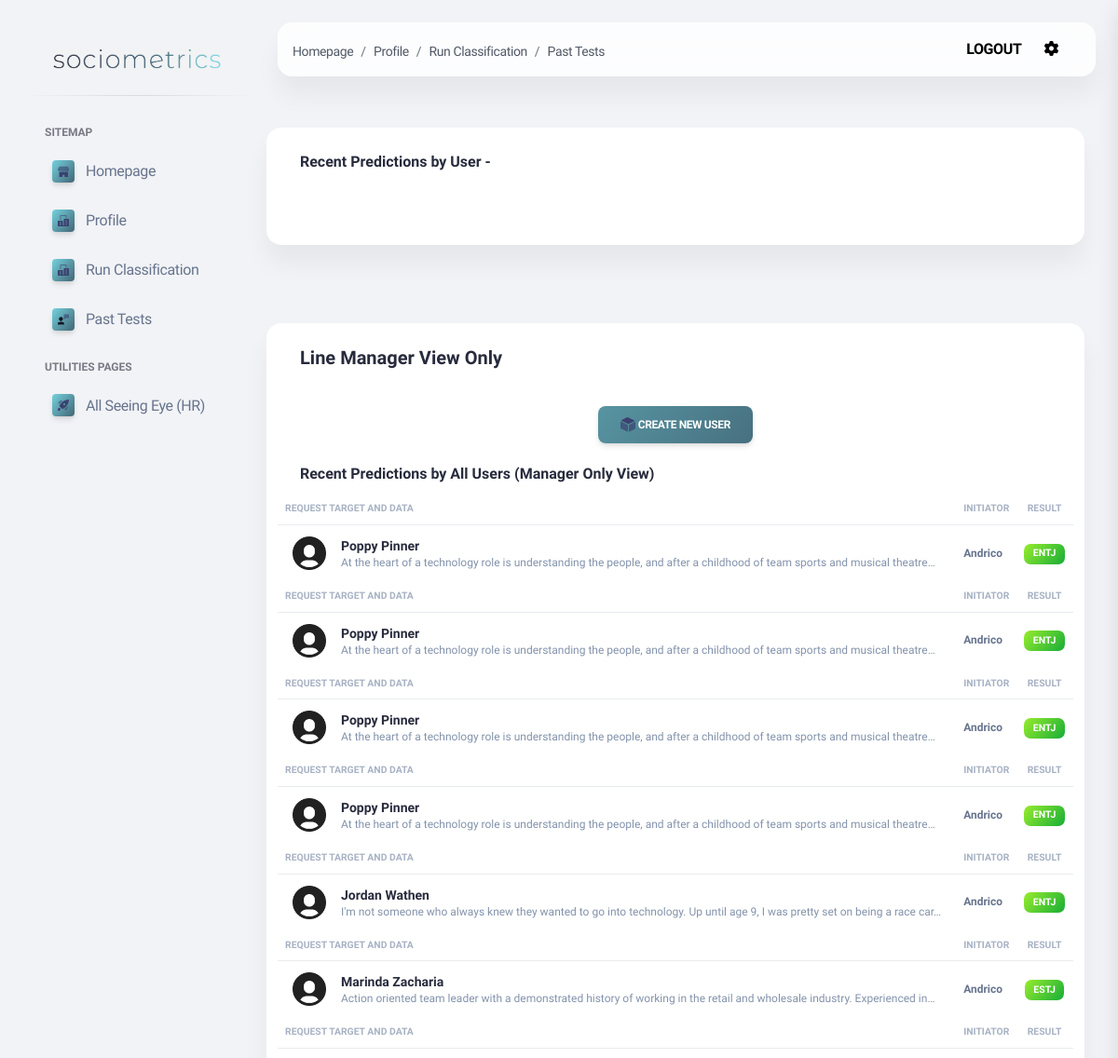
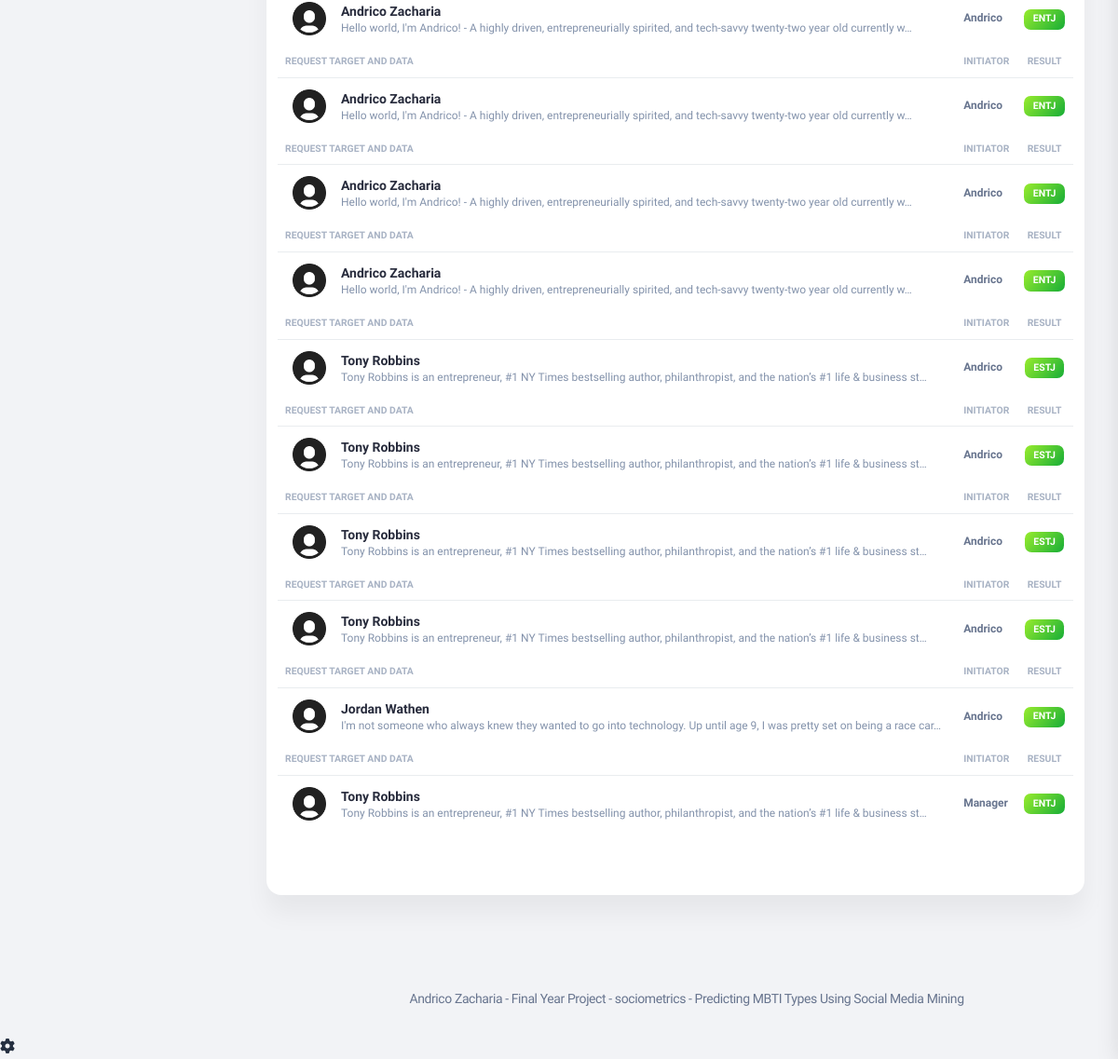
Page /history.html on the earlier database version (2 pictures, top to bottom).
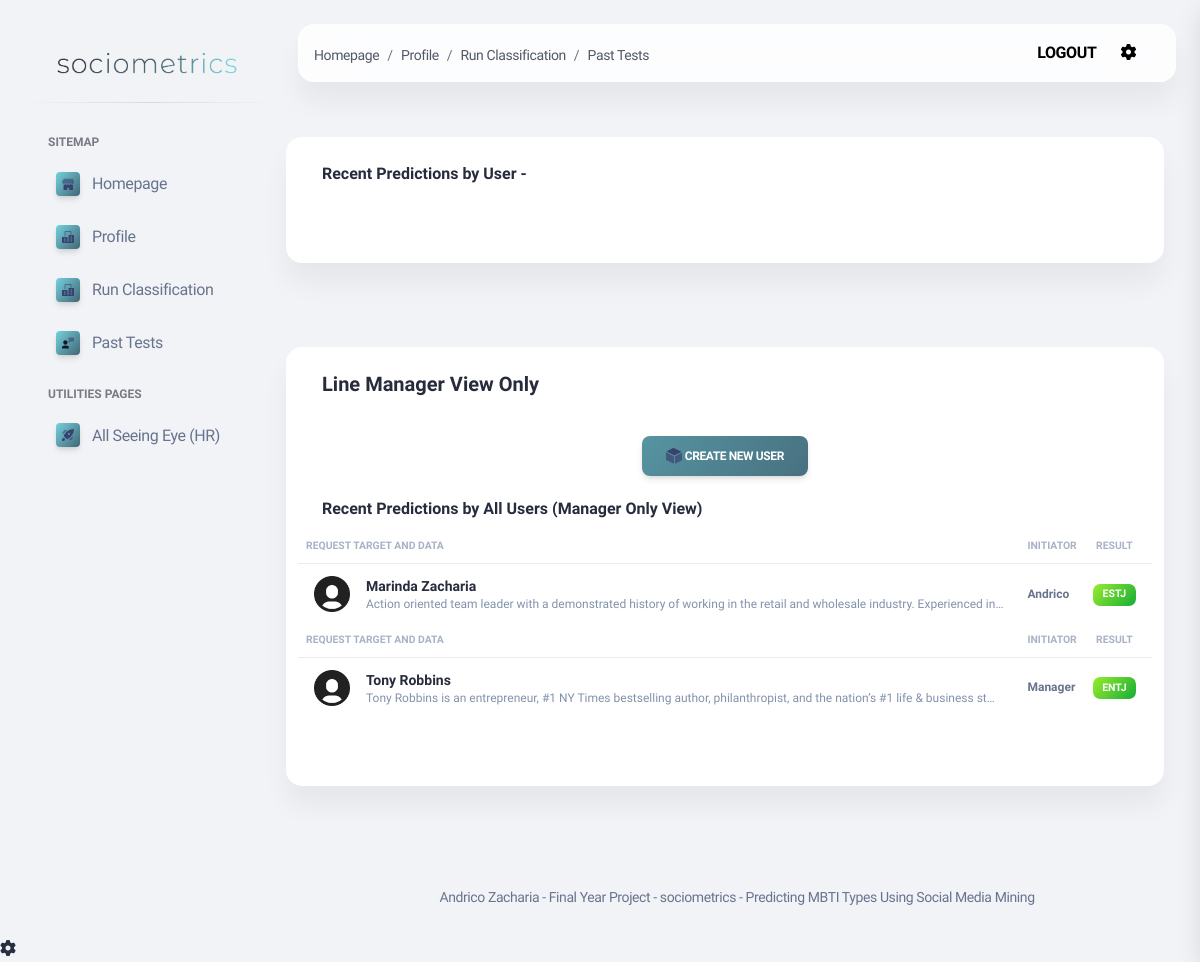
Same page on the later database version.
### apps/home/models.py (models this page shows)
class MBTITest(models.Model):
    initiator = models.ForeignKey(User, on_delete=models.CASCADE)
    target = models.TextField()
    input = models.TextField()
    date = models.DateTimeField()
    type = models.TextField(max_length=4)
    IvsE = models.TextField(max_length=1, default="")
    IvsS = models.TextField(max_length=1, default="")
    TvsF = models.TextField(max_length=1, default="")
    JvsP = models.TextField(max_length=1, default="")
    probability = models.DecimalField(decimal_places=2, max_digits=4, default=00.00)
    profile_picture_url = models.TextField(default="/static/assets/img/team-2.jpg")

### apps/home/views.py (the view)
# urls.py: path('history.html', views.mbti_detail_view),
def mbti_detail_view(request):
    allMBTITests = MBTITest.objects.all().order_by('-date')
    context = {
        "allMBTITests": allMBTITests,
    }
    return render(request, 'home/history.html', context)

### apps/templates/home/history.html (shortened to what this page needs)
{% extends 'layouts/base.html' %}
{% block content %}
  <div class="container-fluid py-4">
      <div class="row">
          <div class="row">
            <div class="card mb-4">
              <div class="card-header pb-0">
                <h6>Recent Predictions by User - {{ user.get_username }}</h6>
              </div>
              <div class="card-body px-0 pt-0 pb-2">
              </div>
            </div>
          </div>
      </div>
    <div class="row">
      <div class="row">
        <div class="card mb-4">
          <div class="card-header pb-0">
            <h5>Line Manager View Only</h5>
              <div class="col-sm-4 col-8 my-sm-auto ms-sm-auto mx-auto mt-3" style="padding-top: 25px;">
            <div class="nav-wrapper position-relative end-0">
              <ul class="nav nav-pills nav-fill p-1 bg-transparent" role="tablist">
                <li class="nav-item">
                    <button type="button" class="btn bg-gradient-primary" data-bs-toggle="modal" data-bs-target="#overviewModal">
                        Create new user
                    </button>
                </li>
              </ul>
            </div>
          </div>
          <h6>Recent Predictions by All Users (Manager Only View)</h6>
          </div>
          <div class="card-body px-0 pt-0 pb-2">
            <div class="table-responsive p-0">
              <table class="table align-items-center mb-0">
                <tbody>
                {% for test in allMBTITests %}
                   <tr>
                        <th class="text-uppercase text-secondary text-xxs font-weight-bolder opacity-7">Request Target and Data</th>
                        <th class="text-uppercase text-secondary text-xxs font-weight-bolder opacity-7 ps-2">Initiator</th>
                        <th class="text-center text-uppercase text-secondary text-xxs font-weight-bolder opacity-7">Result</th>
                         <th class="text-center text-uppercase text-secondary text-xxs font-weight-bolder opacity-7">Likelihood</th>
                      </tr>
                    </tbody>
                    <tbody>
                      <tr>
                        <td>
                          <div class="d-flex px-2 py-1">
                            <div>
                              <img src="/static/assets/img/profileHolder.png" class="avatar avatar-sm me-3">
                            </div>
                            <div class="d-flex flex-column justify-content-center">
                              <h6 class="mb-0 text-sm">{{ test.target }}</h6>
                              <p class="text-xs text-secondary mb-0">{{ test.input|truncatechars:120 }}</p>
                            </div>
                          </div>
                        </td>
                        <td>
                          <p class="text-xs font-weight-bold mb-0">{{ test.initiator }}</p>
                        </td>
                        <td class="align-middle text-center mb-0 text-sm">
                          <span class="badge badge-sm bg-gradient-success">{{ test.type }}</span>
                        </td>
                        <td class="align-middle text-center text-sm">
                        </td>
                      </tr>
                    </tbody>
                {% endfor %}
              </table>
            </div>
          </div>
        </div>
      </div>
    </div>
    {% include "includes/footer.html" %}
{% endblock content %}

### apps/templates/layouts/base.html (shortened to what this page needs)
<!DOCTYPE html>
<html lang="en">
<head>
  <link href="/static/assets/css/nucleo-icons.css" rel="stylesheet" />
  <link href="/static/assets/css/nucleo-svg.css" rel="stylesheet" />
  <link href="/static/assets/css/nucleo-svg.css" rel="stylesheet" />
  <link id="pagestyle" href="/static/assets/css/soft-ui-dashboard.css?v=1.0.0" rel="stylesheet" />
</head>
<body class="g-sidenav-show bg-gray-100">
  {% include "includes/sidebar.html" %}
  <main class="main-content mt-4 border-radius-lg">
    {% include "includes/navigation.html" %}
    {% block content %}{% endblock content %}
  </main>
  {% include "includes/fixed-plugin.html" %}
</body>
</html>

### apps/templates/includes/sidebar.html (shortened to what this page needs)
  <aside class="sidenav navbar navbar-vertical navbar-expand-xs border-0 border-radius-xl my-4 fixed-left ms-4" id="sidenav-main">
    <div class="sidenav-header">
        <a class="navbar-brand m-0" href="/">
            <img src="/static/assets/img/illustrations/small_logo_greybg.png" width="182px`" height="25px">
        </a>
    </div>
    <hr class="horizontal dark mt-0">
    <div class="collapse navbar-collapse  w-auto" id="sidenav-collapse-main">
      <ul class="navbar-nav">
        <li class="nav-item mt-3">
          <h6 class="ps-4 text-uppercase text-xs font-weight-bolder opacity-6">Sitemap</h6>
        </li>
        <li class="nav-item mb-1">
          <a class="nav-link {% if 'index' in segment %} active {% endif %}" href="/">
            <div class="icon icon-shape icon-xs shadow border-radius-sm bg-gradient-light text-center me-2 d-flex align-items-center justify-content-center">
            </div>
            <span class="nav-link-text ms-1">Homepage</span>
          </a>
        </li>
        <li class="nav-item mb-1">
          <a class="nav-link {% if 'profile' in segment %} active {% endif %}" href="/profileRedirect.html">
            <div class="icon icon-shape icon-xs shadow border-radius-sm bg-gradient-light text-center me-2 d-flex align-items-center justify-content-center">
            </div>
            <span class="nav-link-text ms-1">Profile</span>
          </a>
        </li>
          <li class="nav-item mb-1">
          <a class="nav-link {% if 'classify-user' in segment %} active {% endif %}" href="/classify-user.html">
            <div class="icon icon-shape icon-xs shadow border-radius-sm bg-gradient-light text-center me-2 d-flex align-items-center justify-content-center">
            </div>
            <span class="nav-link-text ms-1">Run Classification</span>
          </a>
          <li class="nav-item mb-1">
          <a class="nav-link {% if 'history' in segment %} active {% endif %}" href="/history.html">
            <div class="icon icon-shape icon-xs shadow border-radius-sm bg-gradient-light text-center me-2 d-flex align-items-center justify-content-center">
            </div>
            <span class="nav-link-text ms-1">Past Tests</span>
          </a>
        </li>
        <li class="nav-item mt-3">
          <h6 class="ps-4 text-uppercase text-xs font-weight-bolder opacity-6">Utilities pages</h6>
        </li>
        <li class="nav-item mb-1">
          <a class="nav-link  " href="/all-seeing-eye.html">
            <div class="icon icon-shape icon-xs shadow border-radius-sm bg-gradient-light text-center me-2 d-flex align-items-center justify-content-center">
            </div>
            <span class="nav-link-text ms-1">All Seeing Eye (HR)</span>
          </a>
        </li>
        </li>
      </ul>
    </div>
  </aside>

### apps/templates/includes/navigation.html (shortened to what this page needs)
<nav class="navbar navbar-main navbar-expand-lg px-0 mx-4 border-radius-xl position-sticky blur shadow-blur mt-4 left-auto top-1 z-index-sticky" navbar-scroll="true">
    <div class="container-fluid px-3">
        <nav aria-label="breadcrumb">
          <ol class="breadcrumb bg-transparent mb-0 pb-1 px-0 me-sm-6 me-12">
            <li class="breadcrumb-item"><a class="opacity-8 text-dark" href="">Homepage</a></li>
            <li class="breadcrumb-item"><a class="opacity-8 text-dark" href="/profileRedirect.html">Profile</a></li>
            <li class="breadcrumb-item"><a class="opacity-8 text-dark" href="/classify-user.html">Run Classification</a></li>
            <li class="breadcrumb-item"><a class="opacity-8 text-dark" href="/history.html">Past Tests</a></li>
          </ol>
        </nav>
        <div class="collapse navbar-collapse me-md-0 me-4" id="navbar">
          <ul class="navbar-nav mb-2 mb-sm-0 ms-sm-auto justify-content-sm-end">
            <li class="nav-item d-flex align-items-center">
              <a href="/logout/" class="nav-link text-uppercase font-weight-bold px-0">
                Logout
              </a>
            </li>
            <li class="nav-item px-4 d-flex align-items-center">
              <a href="javascript:;" class="nav-link p-0">
                <i class="fa fa-cog fixed-plugin-button-nav cursor-pointer" aria-hidden="true"></i>
              </a>
            </li>
              </ul>
        </div>
    </div>
  </nav>

### apps/templates/includes/footer.html (shortened to what this page needs)
<center>
          <footer class="footer pt-3">
            <div class="container-fluid">
                  <a href="" class="nav-link text-muted" target="_blank">Andrico Zacharia - Final Year Project - sociometrics - Predicting MBTI Types Using Social Media Mining</a>
            </div>
          </div>

### apps/templates/includes/fixed-plugin.html (shortened to what this page needs)
  <div class="fixed-plugin">
    <a class="">
      <i class="fa fa-cog text-dark"> </i>
    </a>
  </div>

### apps/static/assets/css/nucleo-svg.css (style rules this page uses)
.icon { display: inline-block; color: #111111; height: 1em; width: 1em; }
.icon-xs { height: 0.5em; width: 0.5em; }
.icon { fill: currentColor; stroke: none; }

Differences in the rows shown:
removed MBTITest: target "Poppy Pinner", input "At the heart of a technology role is understanding the people, and after a childhood of team sports and musical theatre…", initiator "Andrico", type "ENTJ"
removed MBTITest: target "Poppy Pinner", input "At the heart of a technology role is understanding the people, and after a childhood of team sports and musical theatre…", initiator "Andrico", type "ENTJ"
removed MBTITest: target "Poppy Pinner", input "At the heart of a technology role is understanding the people, and after a childhood of team sports and musical theatre…", initiator "Andrico", type "ENTJ"
removed MBTITest: target "Poppy Pinner", input "At the heart of a technology role is understanding the people, and after a childhood of team sports and musical theatre…", initiator "Andrico", type "ENTJ"
removed MBTITest: target "Jordan Wathen", input "I'm not someone who always knew they wanted to go into technology. Up until age 9, I was pretty set on being a race car…", initiator "Andrico", type "ENTJ"
removed MBTITest: target "Andrico Zacharia", input "Hello world, I'm Andrico! - A highly driven, entrepreneurially spirited, and tech-savvy twenty-two year old currently w…", initiator "Andrico", type "ENTJ"
removed MBTITest: target "Andrico Zacharia", input "Hello world, I'm Andrico! - A highly driven, entrepreneurially spirited, and tech-savvy twenty-two year old currently w…", initiator "Andrico", type "ENTJ"
removed MBTITest: target "Andrico Zacharia", input "Hello world, I'm Andrico! - A highly driven, entrepreneurially spirited, and tech-savvy twenty-two year old currently w…", initiator "Andrico", type "ENTJ"
removed MBTITest: target "Andrico Zacharia", input "Hello world, I'm Andrico! - A highly driven, entrepreneurially spirited, and tech-savvy twenty-two year old currently w…", initiator "Andrico", type "ENTJ"
removed MBTITest: target "Tony Robbins", input "Tony Robbins is an entrepreneur, #1 NY Times bestselling author, philanthropist, and the nation’s #1 life & business st…", initiator "Andrico", type "ESTJ"
removed MBTITest: target "Tony Robbins", input "Tony Robbins is an entrepreneur, #1 NY Times bestselling author, philanthropist, and the nation’s #1 life & business st…", initiator "Andrico", type "ESTJ"
removed MBTITest: target "Tony Robbins", input "Tony Robbins is an entrepreneur, #1 NY Times bestselling author, philanthropist, and the nation’s #1 life & business st…", initiator "Andrico", type "ESTJ"
removed MBTITest: target "Tony Robbins", input "Tony Robbins is an entrepreneur, #1 NY Times bestselling author, philanthropist, and the nation’s #1 life & business st…", initiator "Andrico", type "ESTJ"
removed MBTITest: target "Jordan Wathen", input "I'm not someone who always knew they wanted to go into technology. Up until age 9, I was pretty set on being a race car…", initiator "Andrico", type "ENTJ"
